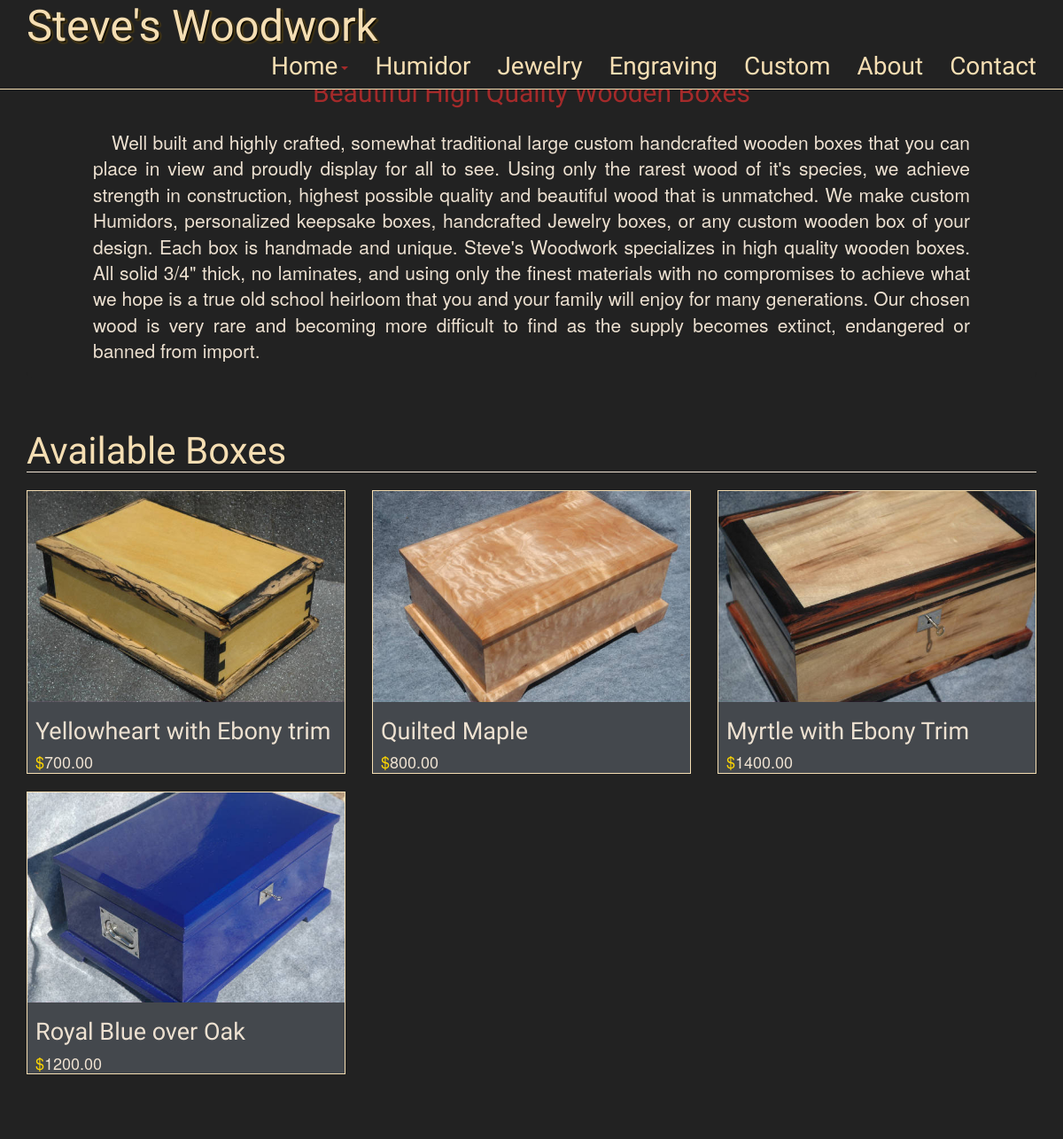
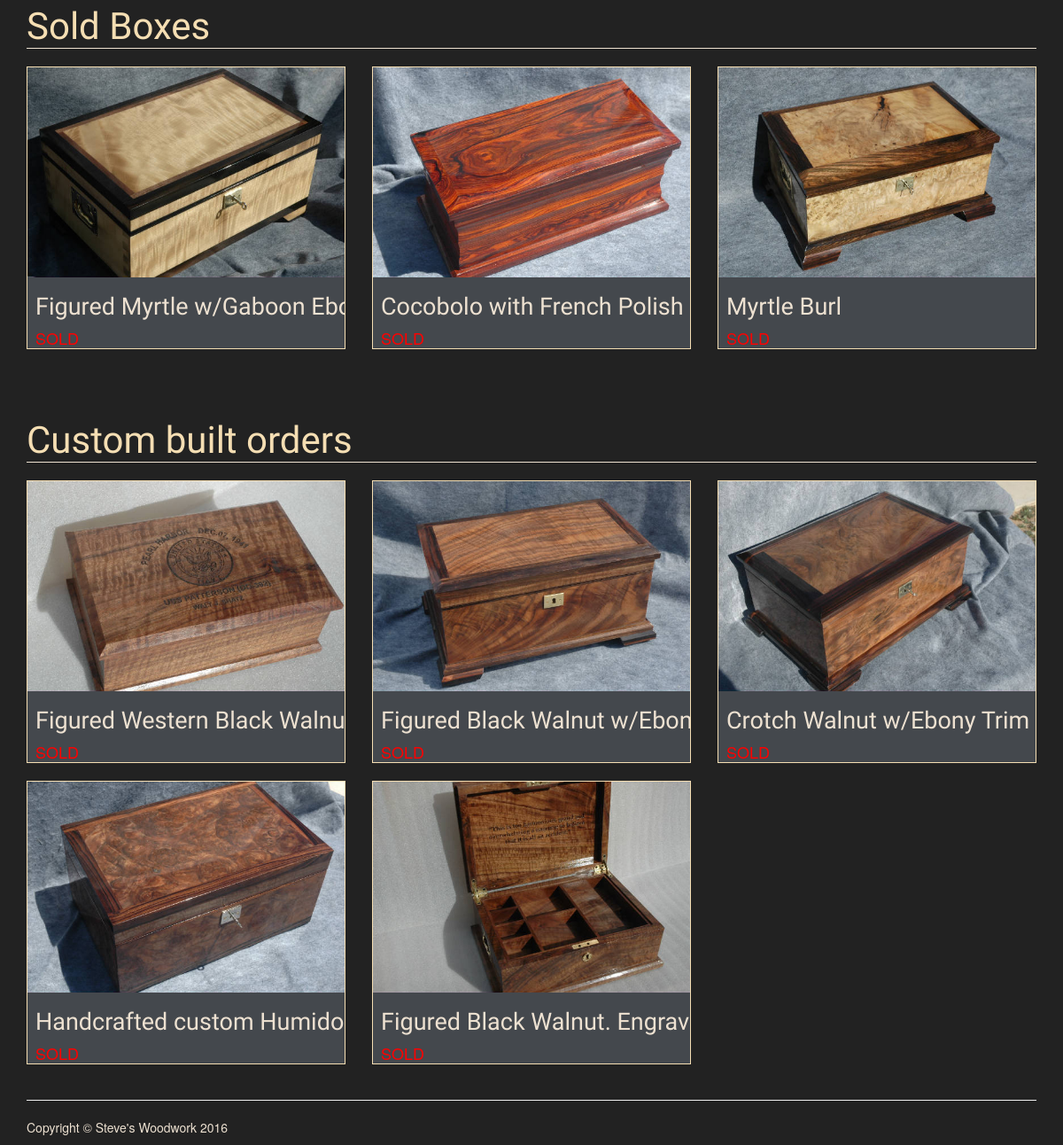
The page / on the database its author committed (2 pictures, top to bottom).
### tables this page shows
CREATE TABLE `boxes` (
  `product_id` smallint(3) UNSIGNED NOT NULL,
  `box_number` smallint(3) UNSIGNED NOT NULL,
  `price` float(6,2) UNSIGNED DEFAULT NULL,
  `title` varchar(50) NOT NULL,
  `description` text NOT NULL,
  `youtube` varchar(255) DEFAULT NULL,
  `availability` enum('available','sold','custom') NOT NULL,
  `type` enum('standard','humidor','jewelry') NOT NULL
);

### resources/functions.php (the view, shortened to what this page needs)
<?php
function connect() {
    $db_link = mysqli_connect(DB_HOST, DB_USER, DB_PASSWORD, DB_NAME)
        OR die('could not connect to MySQL: ' . mysqli_connect_error());
    mysqli_set_charset($db_link, 'utf8');
    return $db_link;
}
function query($sql) {
    $db_link = connect();
    $q_result = @mysqli_query($db_link, $sql);
    $num_rows = mysqli_num_rows($q_result);
    if ($num_rows == 0) {
        echo '<br /><br /><br /><p class="error" style> { System Error: number of rows returned = 0 }</p>';
        echo '<p>{ From query($sql) function: ' . mysqli_error($db_link) . '<br />Query: ' . $sql . ' }</p>';
        mysqli_close($db_link);
    } else {
        return $q_result;
    }
}
function get_items($sql) {
    $q_result = query($sql);
    while ($row = mysqli_fetch_array($q_result, MYSQLI_ASSOC)) {
        $directory = "img/boxes/" . $row['box_number'] . "/";
        $box_photo = glob($directory . "*.jpg");
        echo "<div class='col-sm-4 col-lg-4 col-md-4'>
                <div class='thumbnail'>
                    <a href='item.php?id={$row['product_id']}'><img src={$box_photo[0]} alt={$row['title']}></a>
                    <div class='caption'>
                        <h4><a href='item.php?id={$row['product_id']}'>{$row['title']}</a></h4>";
                        if ($row['availability'] == 'available') {
                            echo '<h4><span style="color:gold;">$</span>' . $row['price'] . '</h4>';
                        } else {
                            echo '<h4 style="color:red">SOLD</h4>';
                        }
        echo        "</div>
                </div>
            </div>";
    }
}
?>

### index.php (shortened to what this page needs)
<!DOCTYPE html>
<html lang="en">
<head>
    <link href="css/bootstrap.css" rel="stylesheet">
    <link href="css/site.css" rel="stylesheet">
</head>
<body>
<?php
    include_once("includes/navbar.php");
    include_once("resources/functions.php");
?>
    <div class="container">
        <div class="jumbotron">
            <h2 class="text-center">Beautiful High Quality Wooden Boxes</h2>
            <div class="panel-body lead"><p>Well built and highly crafted, somewhat traditional large custom handcrafted wooden boxes that you can place in view and proudly display for all to see. Using only the rarest wood of it's species, we achieve strength in construction, highest possible quality and beautiful wood that is unmatched. We make custom Humidors, personalized keepsake boxes, handcrafted Jewelry boxes, or any custom wooden box of your design. Each box is handmade and unique.
                    Steve's Woodwork specializes in high quality wooden boxes. All solid 3/4" thick, no laminates, and using only the finest materials with no compromises to achieve what we hope is a true old school heirloom that you and your family will enjoy for many generations. Our chosen wood is very rare and becoming more difficult to find as the supply becomes extinct, endangered or banned from import.</p>
            </div>
        </div>
        </div>
    <div class="container">
        <div class="row">
            <div class="col-md-12">
                <div class="anchor" id="available"></div>
                <div class="page-header"><h2>Available Boxes</h2></div>
                <div class="row"><?php get_items("SELECT * FROM boxes WHERE availability = 'available'") ?></div>
                <div class="anchor" id="sold"></div>
                <div class="page-header"><h2>Sold Boxes</h2></div>
                <div class="row"><?php get_items("SELECT * FROM boxes WHERE availability = 'sold'") ?></div>
                <div class="anchor" id="custom"></div>
                <div class="page-header"><h2>Custom built orders</h2></div>
                <div class="row"><?php get_items("SELECT * FROM boxes WHERE availability = 'custom'") ?></div>
            </div>
        </div>
    </div>
    <div class="container">
        <hr>
        <footer>
            <div class="row">
                <div class="col-lg-12">
                    <p>Copyright &copy; Steve's Woodwork 2016</p>
                </div>
            </div>
        </footer>
    </div>
</body>
</html>

### includes/navbar.php (shortened to what this page needs)
<!DOCTYPE html>
<html lang="en">
<head>
    <link href="css/navbar.css" rel="stylesheet">
</head>
<body>
    <nav class="navbar navbar-inverse navbar-fixed-top" role="navigation">
        <div class="container">
            <div class="navbar-header">
                <a class="navbar-brand" id="brand">Steve's Woodwork</a>
            </div>
            <div class="collapse navbar-collapse" id="navbar-collapse">
                <ul class="nav navbar-nav navbar-right">
                    <li><a href="index.php" class="caret-before">Home</a></li>
                    <li class="dropdown">
                        <a class="dropdown-toggle caret-after" data-toggle="dropdown">
                            <b class="caret"></b>
                        </a>
                    </li>
                    <li><a href="box_type.php?id='humidor'">Humidor</a></li>
                    <li><a href="box_type.php?id='jewelry'">Jewelry</a></li>
                    <li><a href="engraving.php">Engraving</a></li>
                    <li><a href="custom.php">Custom</a></li>
                    <li><a href="about.php">About</a></li>
                    <li><a href="#">Contact</a></li>
                </ul>
            </div>
        </div>
    </nav>
</body>
</html>

### css/site.css (style rules this page uses)
body { background-color: #222; }
.caption { height: 80px; overflow: hidden; }
.caption h4 { white-space: nowrap; }
footer { color: #EDE1D1; margin: 0; }
.page-header h2 { font-family: 'Tangerine', serif; color: wheat; font-size: 300%; font-weight: 500; margin-bottom: 0px; }
.page-header { padding-bottom: 0px; border-color: #EDE1D1;; }
.jumbotron { background-color: #222; margin-top: 20px; margin-bottom: 0px; padding-bottom: 0px; }
.jumbotron p { color: #EDE1D1; text-indent:1em; text-align:justify; }
.jumbotron h2 { font-family: 'Old Standard TT', 'Tangerine', serif; color: brown; }
.thumbnail { padding: 0; border-color: wheat; border-radius: 0px; background-color: #44484d; }
.thumbnail a, h4 { color: #EDE1D1; }
.thumbnail a { color: #EDE1D1; font-family: 'Tangerine'; font-size: 150%; }
.thumbnail img { width: 100%; }
.panel-body { padding-bottom: 0px; margin-bottom: 0px; }
.anchor { padding-top: 20px; }

### css/navbar.css (style rules this page uses)
.navbar a { font-family: 'Tangerine', serif; font-size: 200%; }
a.caret-before { padding-right: 1px !important; }
a.caret-after { padding-left: 1px !important; }
.navbar .navbar-nav > li > a { color: wheat; }
.navbar .navbar-brand { padding-top: 20px; color:wheat; font-family: 'Tangerine', serif; font-size: 350%; font-weight: 500; text-shadow: 2px 2px 2px black, 2px 2px 2px goldenrod; }
.caret { color:brown; }
.navbar-inverse { border-color: wheat; }

### rows shown on the page
boxes: shows a picture, title "Yellowheart with Ebony trim", price "700.00"
boxes: shows a picture, title "Quilted Maple", price "800.00"
boxes: shows a picture, title "Myrtle with Ebony Trim", price "1400.00"
boxes: shows a picture, title "Royal Blue over Oak", price "1200.00"
boxes: shows a picture, title "Figured Myrtle w/Gaboon…", availability "SOLD"
boxes: shows a picture, title "Cocobolo with French Polish", availability "SOLD"
boxes: shows a picture, title "Myrtle Burl", availability "SOLD"
boxes: shows a picture, title "Figured Western Black…", availability "SOLD"
boxes: shows a picture, title "Figured Black Walnut…", availability "SOLD"
boxes: shows a picture, title "Crotch Walnut w/Ebony Trim", availability "SOLD"
boxes: shows a picture, title "Handcrafted custom…", availability "SOLD"
boxes: shows a picture, title "Figured Black Walnut.…", availability "SOLD"
